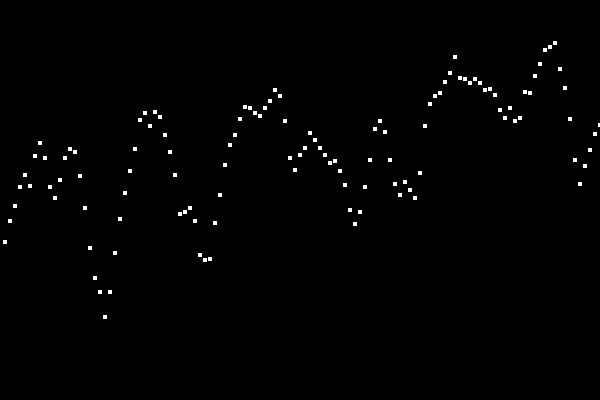
Frame 1 (no input)
Frame 60 (the mouse pressed at the canvas centre just before this capture): identical to frame 1, image omitted
Frame 120 (the mouse held since frame 60 and released just before this capture): identical to frame 1, image omitted

The Processing sketch that drew this single still picture (run headless with seeded random() and noise(); from frame 60 on, the mouse is pressed at the canvas centre):

// Processing sketch: noise_1
// ── noise_1.pde
float xpos =5;
float xstep =5;
float ypos , factor;


void setup(){
  size(600,400);
  rectMode(CENTER);
}

void draw(){
  background(0);
  
  for(int i=0; i < width/xstep; i++){
    fill(255);
    factor = float(i)/10;
    ypos = map(noise(factor), 0, 1, 0, height);
    rect(xpos + (xstep * i), ypos, xstep, xstep);
  
  }

}
